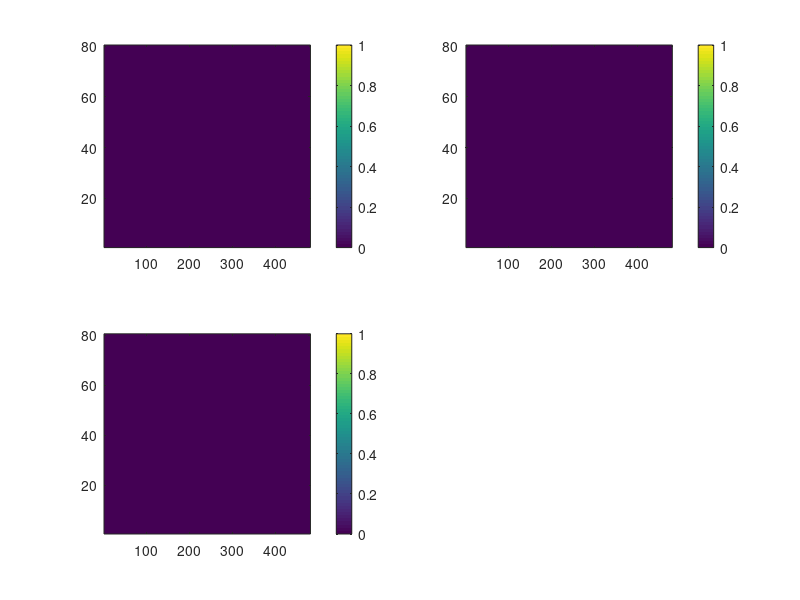

Reproduce this figure in MATLAB. (Note: this script raises an error after producing the figure.)
clear; clc;

% Parameters (audio)
sr = 44100;
filepath = '';
n_fft = 4096;
hop_length = round(n_fft / 4 * 3);
overlap = n_fft - hop_length;
n_plot_tf = 80;
n_freqs = n_fft / 2 + 1;
f_max_idx = 480;
window = hamming(n_fft);

% Parameters (plot, video)
fps = 1.0;

% Initialize variables
amp = zeros(n_plot_tf, f_max_idx);
random_frequency_idx = randi([1, f_max_idx], 1, 5);
amp4 = cell(1, numel(random_frequency_idx));
vmax = 1.0;
vmin = 0.0;

% Create subplots
figure;
subplot(2, 2, 1);
image1 = imagesc(amp, [vmin, vmax]);
colorbar;
axis xy;

subplot(2, 2, 2);
image2 = imagesc(amp, [vmin, vmax]);
colorbar;
axis xy;

subplot(2, 2, 3);
image3 = imagesc(amp, [vmin, vmax]);
colorbar;
axis xy;

pretime = tic;

% Read and process audio frames
[y, fs] = audioread(filepath);
amp4 = cell(1, numel(random_frequency_idx));
amp_max = 1;

for index = 1:hop_length:(length(y) - n_fft)
    block = y(index:(index + n_fft - 1));
    
    % Compute the Short-Time Fourier Transform (STFT)
    stft_result = spectrogram(block, window, overlap, n_fft, fs);
    
    % Get the relevant frequencies (summing magnitudes of the STFT result)
    relevant_freqs = sum(abs(stft_result(1:f_max_idx, :)), 1);
    
    amp(end, :) = relevant_freqs;

    % Add random noise to selected frequencies
    amp2 = zeros(size(amp));
    for i = 1:numel(random_frequency_idx)
        noise_level = rand(1);
        amp2(:, random_frequency_idx(i)) = noise_level;
    end

    amp2 = amp2 * (vmax / max(amp2(:)));

    amp3 = amp + amp2;

    set(image1, 'CData', amp');
    set(image2, 'CData', amp2');
    set(image3, 'CData', amp3');

    time_diff = toc(pretime);
    fps = 1 / time_diff;
    pretime = tic;

    pause(0.001);

    amp(1:(end - 1), :) = amp(2:end, :);
    for i = 1:numel(random_frequency_idx)
        amp4{i} = [amp4{i}; amp2(:, random_frequency_idx(i))'];
        if max(amp4{i}(:)) > amp_max
            amp4{i} = amp4{i} * (amp_max / max(amp4{i}(:)));
        end
    end
end

% Display the final figure
figure;
imshow(amp4{1}, [vmin, amp_max]);
colorbar;
axis xy;
title('Random Noise 1');

figure;
imshow(amp4{2}, [vmin, amp_max]);
colorbar;
axis xy;
title('Random Noise 2');

% Generating random noise with a constant frequency
duration = length(amp) / sr;
frequency = 440.0;
t = linspace(0, duration, length(amp), 'endpoint', false);
noise = sin(2 * pi * frequency * t);

% Plotting the noise in the second subplot
subplot(2, 2, 4);
plot(t, noise);
title('Random Noise with Constant Frequency');
xlabel('Time (s)');
ylabel('Amplitude');

% Convert the STFT result 'amp3' back to the audio signal
istft_signal = istft(amp4{1}', hamming(n_fft), hop_length, n_fft);

% Save the audio signal to a file
output_filepath = 'output_audio.wav';
audiowrite(output_filepath, istft_signal, fs);

% Optionally, you can also play the audio
sound(istft_signal, fs);

